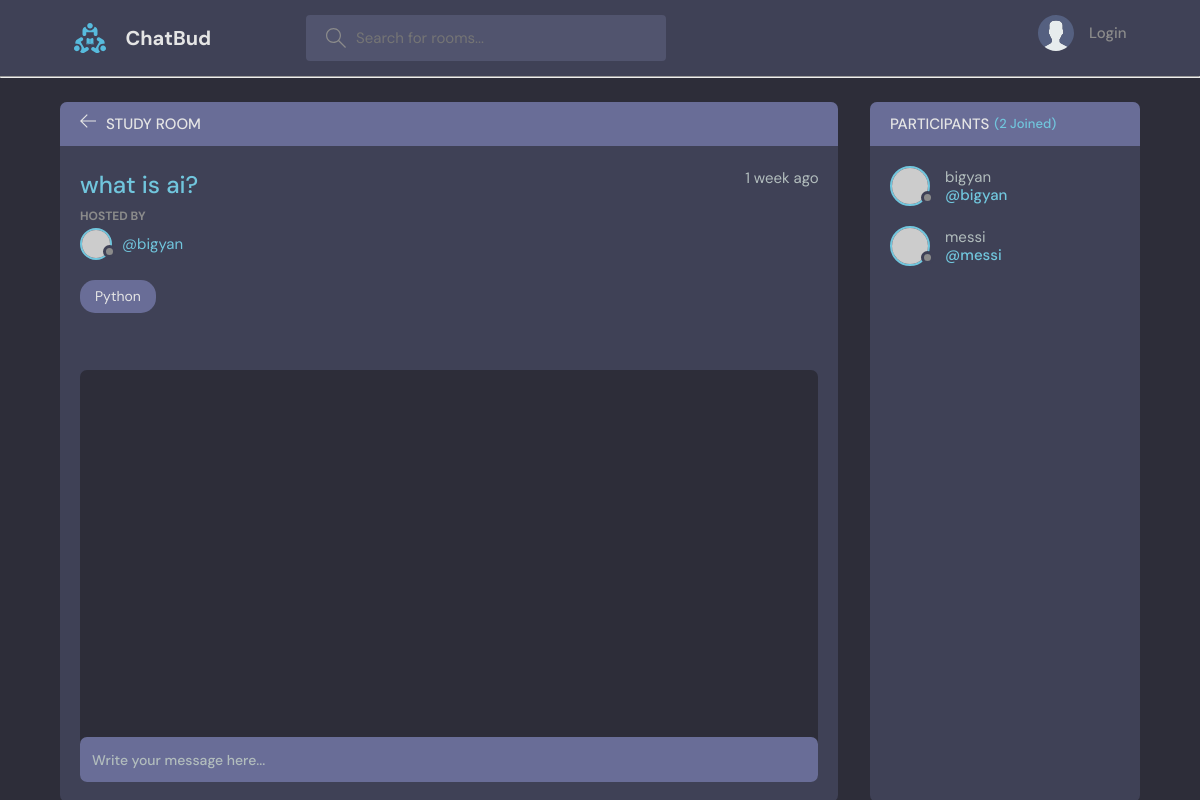
/room/3/, run on an earlier commit of the app's database.
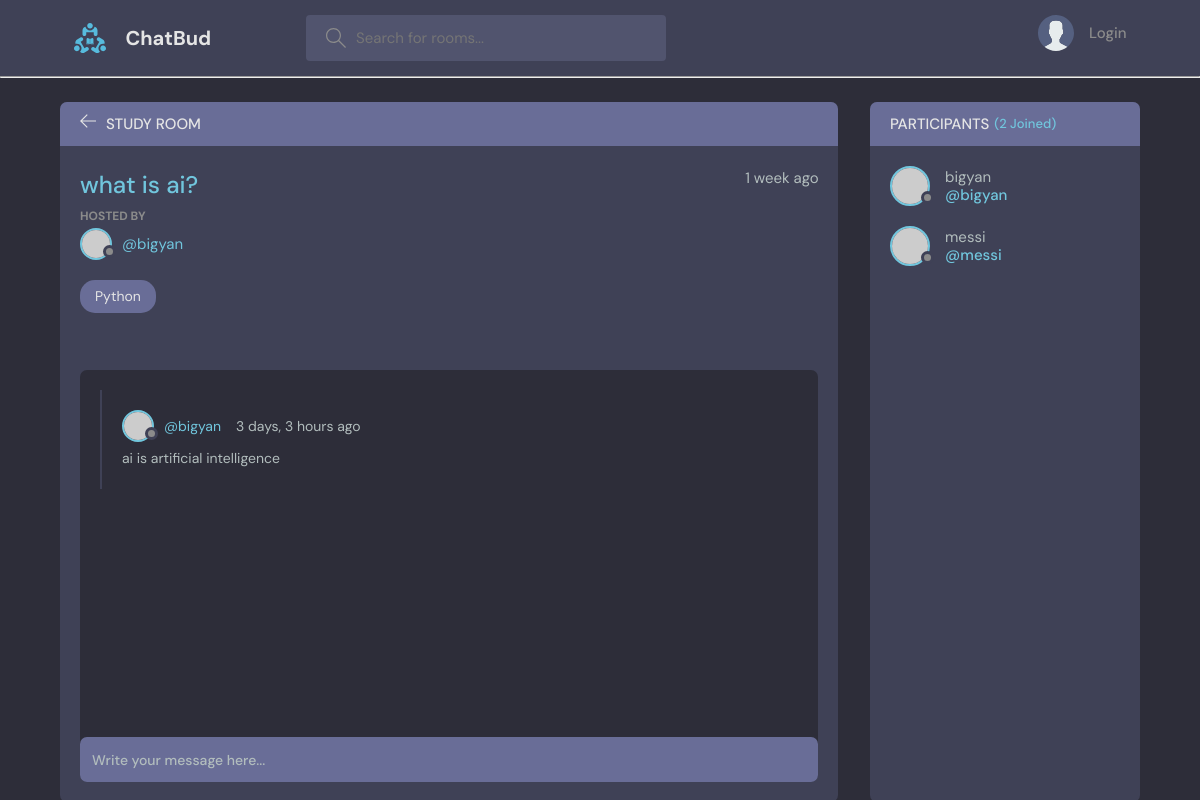
And on a later commit of the database.
### chatapp/models.py (models this page shows, shortened)
class Message(models.Model):
    user = models.ForeignKey(User,on_delete=models.CASCADE)
    room = models.ForeignKey(Room,on_delete=models.CASCADE) #on_delete=models.CASCADE ensures that when a room is deleted then the messages gets deleted as well.
    body = models.TextField()
    updated = models.DateTimeField(auto_now=True)
    created = models.DateTimeField(auto_now_add=True)
    class Meta:
        ordering = ['-updated','-created']

### chatapp/views.py (the view, shortened to what this page needs)
# urls.py: path('room/<str:pk>/',views.room,name='room'),
def room(request,pk):
    room = Room.objects.get(id=pk)
    room_messages = room.message_set.all() #basically we are saying to give the child messages of the parent room
    participants = room.participants.all()
    context = {'room':room,'room_messages':room_messages,'participants':participants}
    return render(request,'chatapp/room.html',context)

### chatapp/models.py (called while the page is built)
    def __str__(self):
        return self.name

### chatapp/templates/chatapp/room.html (shortened to what this page needs)
   {% extends 'main.html' %}
   {% block content %}
   <main class="profile-page layout layout--2">
      <div class="container">
        <div class="room">
          <div class="room__top">
            <div class="room__topLeft">
              <a href="{% url 'index' %}">
                <svg version="1.1" xmlns="http://www.w3.org/2000/svg" width="32" height="32" viewBox="0 0 32 32">
                  <title>arrow-left</title>
                  <path
                    d="M13.723 2.286l-13.723 13.714 13.719 13.714 1.616-1.611-10.96-10.96h27.625v-2.286h-27.625l10.965-10.965-1.616-1.607z"
                  ></path>
                </svg>
              </a>
              <h3>Study Room</h3>
            </div>
          </div>
          <div class="room__box scroll">
            <div class="room__header scroll">
              <div class="room__info">
                <h3>{{room.name}}</h3>
                <span>{{room.created|timesince}} ago</span>
              </div>
              <div class="room__hosted">
                <p>Hosted By</p>
                <a href="{% url 'user-profile' room.host.id%}" class="room__author">
                  <div class="avatar avatar--small">
                    <img src="https://randomuser.me/api/portraits/men/37.jpg" />
                  </div>
                  <span>@{{room.host.username}}</span>
                </a>
              </div>
              <span class="room__topics">{{room.topic}}</span>
            </div>
            <div class="room__conversation">
              <div class="threads scroll">
                {% for message in room_messages %}
                <div class="thread">
                  <div class="thread__top">
                    <div class="thread__author">
                      <a href="{% url 'user-profile' message.user.id %}" class="thread__authorInfo">
                        <div class="avatar avatar--small">
                          <img src="https://randomuser.me/api/portraits/men/37.jpg" />
                        </div>
                        <span>@{{message.user.username}}</span>
                      </a>
                      <span class="thread__date">{{message.created|timesince }} ago</span>
                    </div>
                  </div>
                  <div class="thread__details">
                    {{message.body }}
                  </div>
                </div>
                {% endfor %}
              </div>
            </div>
          </div>
          <div class="room__message">
            <form action="#"><input name="" placeholder="Write your message here..." /></form>
          </div>
        </div>
        <div class="participants">
          <h3 class="participants__top">Participants <span>({{participants.count}} Joined)</span></h3>
          <div class="participants__list scroll">
            {% for user in participants%}
            <a href="{% url 'user-profile' user.id %}" class="participant">
              <div class="avatar avatar--medium">
                <img src="https://randomuser.me/api/portraits/men/37.jpg" />
              </div>
              <p>
                {{user.username}}
                <span>@{{user.username}}</span>
              </p>
            </a>
            {% endfor %}
          </div>
        </div>
      </div>
    </main>
{% endblock %}

What changed in the data, as far as the page shows it:
added Message: user.username "bigyan", created "3 days, 3 hours", body "ai is artificial intelligence"
